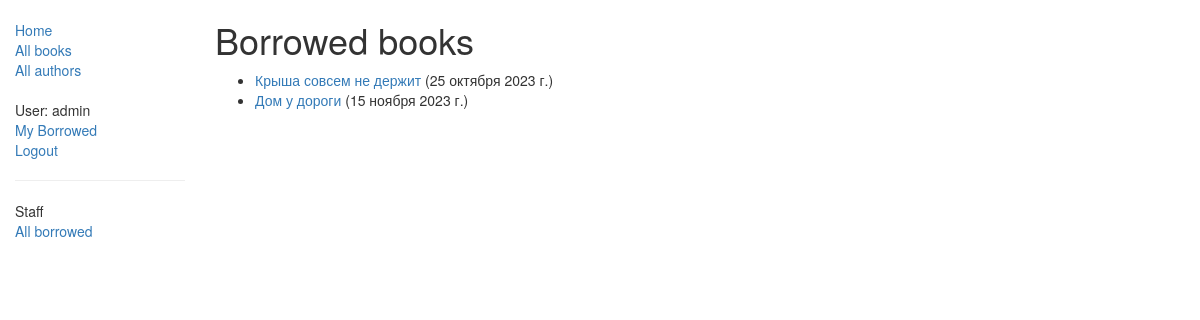
The app's page /catalog/mybooks/ (signed in) with its own data.
### catalog/models.py (models this page shows, shortened)
class BookInstance(models.Model):
    id = models.UUIDField(primary_key=True, default=uuid.uuid4,
                          help_text="Unique ID for this particular book across whole library")
    book = models.ForeignKey('Book', on_delete=models.RESTRICT, null=True)
    imprint = models.CharField(max_length=200)
    due_back = models.DateField(null=True, blank=True)
    borrower = models.ForeignKey(User, on_delete=models.SET_NULL, null=True, blank=True)
    @property
    def is_overdue(self):
        return bool(self.due_back and date.today() > self.due_back)
    LOAN_STATUS = (
        ('d', 'Maintenance'),
        ('o', 'On loan'),
        ('a', 'Available'),
        ('r', 'Reserved'),
    )
    status = models.CharField(
        max_length=1,
        choices=LOAN_STATUS,
        blank=True,
        default='d',
        help_text='Book availability')
    class Meta:
        ordering = ['due_back']
        permissions = (("can_mark_returned", "Set book as returned"),)

class Book(models.Model):
    title = models.CharField(max_length=200)
    author = models.ForeignKey('Author', on_delete=models.SET_NULL, null=True)
    summary = models.TextField(max_length=1000, help_text="Enter a brief description of the book")
    isbn = models.CharField('ISBN', max_length=13,
                            unique=True,
                            help_text='13 Character <a href="https://www.isbn-international.org/content/what-isbn'
                                      '">ISBN number</a>')
    genre = models.ManyToManyField(Genre, help_text="Select a genre for this book")
    language = models.ForeignKey('Language', on_delete=models.SET_NULL, null=True)
    class Meta:
        ordering = ['title', 'author']
    def display_genre(self):
        return ', '.join([genre.name for genre in self.genre.all()[:3]])
    display_genre.short_description = 'Genre'

### catalog/views.py (the view)
# urls.py: path('mybooks/', views.LoanedBooksByUserListView.as_view(), name='my-borrowed'),
class LoanedBooksByUserListView(LoginRequiredMixin, generic.ListView):
    model = BookInstance
    template_name = 'catalog/bookinstance_list_borrowed_user.html'
    paginate_by = 10
    def get_queryset(self):
        return (
            BookInstance.objects.filter(borrower=self.request.user)
            .filter(status__exact='o')
            .order_by('due_back')
        )

### catalog/templates/catalog/bookinstance_list_borrowed_user.html
{% extends "base_generic.html" %}
{% block content %}
    <h1>Borrowed books</h1>
    {% if bookinstance_list %}
    <ul>
      {% for bookinst in bookinstance_list %}
      <li class="{% if bookinst.is_overdue %}text-danger{% endif %}">
        <a href="{% url 'book-detail' bookinst.book.pk %}">{{bookinst.book.title}}</a> ({{ bookinst.due_back }})
      </li>
      {% endfor %}
    </ul>
    {% else %}
      <p>There are no books borrowed.</p>
    {% endif %}
{% endblock %}

### catalog/templates/base_generic.html (shortened to what this page needs)
<!DOCTYPE html>
<html lang="en">
<head>
    <link
            rel="stylesheet"
            href="https://maxcdn.bootstrapcdn.com/bootstrap/3.3.7/css/bootstrap.min.css"/>
    {% load static %}
    <link rel="stylesheet" href="{% static 'css/styles.css' %}"/>
</head>
<body>
<div class="container-fluid">
    <div class="row">
        <div class="col-sm-2">
            {% block sidebar %}
                <ul class="sidebar-nav">
                    <li><a href="{% url 'index' %}">Home</a></li>
                    <li><a href="{% url 'books' %}">All books</a></li>
                    <li><a href="{% url 'authors' %}">All authors</a></li>
                </ul>
                <ul class="sidebar-nav">
                    {% if user.is_authenticated %}
                        <li>User: {{ user.get_username }}</li>
                        <li><a href="{% url 'my-borrowed' %}">My Borrowed</a></li>
                        <li><a href="{% url 'logout' %}?next={{ request.path }}">Logout</a></li>
                    {% else %}
                        <li><a href="{% url 'login' %}?next={{ request.path }}">Login</a></li>
                    {% endif %}
                </ul>
                {% if perms.catalog.can_mark_returned %}
                    <hr>
                    <ul class="sidebar-nav">
                        <li>Staff</li>
                        <li><a href="{% url 'all-borrowed' %}">All borrowed</a></li>
                    </ul>
                {% endif %}
            {% endblock %}
        </div>
        <div class="col-sm-10 ">
            {% block content %}{% endblock %}
        </div>
    </div>
</div>
</body>
</html>

### catalog/static/css/styles.css (style rules this page uses)
.sidebar-nav { margin-top: 20px; padding: 0; list-style: none; }

### records on screen
BookInstance: book "Крыша совсем не держит", due_back "25 октября 2023 г."
BookInstance: book "Дом у дороги", due_back "15 ноября 2023 г."

### other values on screen
{{ user.get_username }} "admin"
